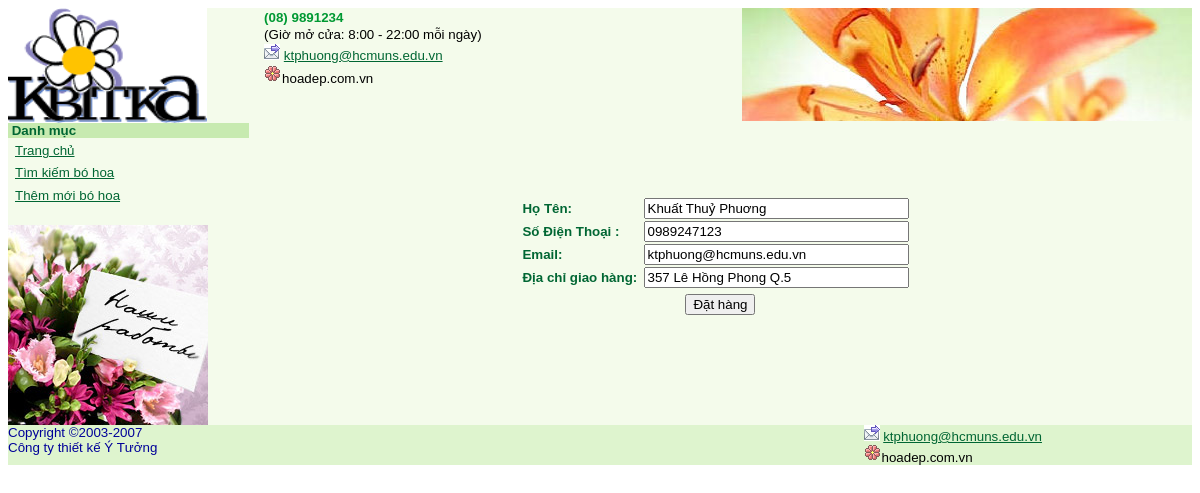
The page /trang_dat_hang.php (signed in) on the database its author committed.
### tables this page shows
CREATE TABLE `khachhang` (
  `Makh` int(11) NOT NULL,
  `TenDN` varchar(10) DEFAULT NULL,
  `MatKhau` varchar(10) DEFAULT NULL,
  `HoTen` varchar(50) DEFAULT NULL,
  `DiaChi` varchar(50) DEFAULT NULL,
  `DienThoai` varchar(20) DEFAULT NULL,
  `Email` varchar(50) DEFAULT NULL
);

### handleData.php (called while the page is built, shortened)
<?php
	function getAccount($username){
		$conn = db_connect();
		$sql = $conn->query("select * from khachhang where TenDN='" .$username. "'");
		return $sql;
	}
?>

### trang_dat_hang.php (the view, shortened to what this page needs)
<?php include_once "handleData.php" ?>
<html xmlns="http://www.w3.org/1999/xhtml">
<head>
</head>
<body>
  <table width="100%" border="0" cellpadding="0" cellspacing="0" bordercolor="#DEF4CE">
    <tr bgcolor="#F4FBEB">
      <td width="21%" valign="top"><img src="hinh_anh/LogotypeKvitka.gif" width="199" height="115" /></td>
      <td width="28%" valign="top"><div align="center">
        <table width="300" border="0" cellpadding="0" cellspacing="2" bgcolor="#F4FBEB">
          <tr>
            <td><span class="style10">(08) 9891234 </span></td>
          </tr>
          <tr>
            <td><span class="style8">(Giờ mở cửa: 8:00 - 22:00 mỗi ngày) </span></td>
          </tr>
          <tr>
            <td><span class="style8"><img src="hinh_anh/IconMail.gif" width="16" height="16" /> <a href="./ktphuong@hcmuns.edu.vn">ktphuong@hcmuns.edu.vn </a></span></td>
          </tr>
          <tr>
            <td><span class="style8"><img src="hinh_anh/online0.gif" width="18" height="18" />hoadep.com.vn</span></td>
          </tr>
        </table>
      </div></td>
      <td colspan="3" valign="top"><div align="right"><img src="hinh_anh/top.jpg" width="450" height="113"></div></td>
    </tr>
    <tr bgcolor="#F4FBEB">
      <td valign="top"><table width="100%" border="0" cellpadding="0" cellspacing="0">
        <tr>
          <td bgcolor="#C7EAB0"><span class="style3">&nbsp;Danh mục
          </span>
          <table width="100%" border="0" bgcolor="#F4FBEB">
            <tr>
              <td>&nbsp;<a href="index.php" class="style8">Trang ch&#7911;</a></td>
            </tr>
            <tr>
              <td>&nbsp;<a href="tim_hoa.php" class="style8">T&igrave;m ki&#7871;m b&oacute; hoa </a></td>
            </tr>
            <tr>
              <td height="21">&nbsp;<a href="them_hoa.php" class="style8">Th&ecirc;m m&#7899;i b&oacute; hoa </a></td>
            </tr>
          </table>      </td>
        </tr>
        <tr>
          <td valign="bottom" bgcolor="#F4FBEB">&nbsp;</td>
        </tr>
      </table>
      <img src="hinh_anh/BannerSideCreative.jpg" width="200" height="200" /></td>
      <td colspan="3" valign="middle" bgcolor="#F4FBEB"><p>&nbsp;</p>
        <?php
        if(isset($_SESSION['username'])) {
          $get_account = getAccount($_SESSION['username']);
           foreach ($get_account as $value) { ?>
            <form name="form1" method="post" action="trang_giao_hang.php">
              <table width="400" border="0" align="center" cellpadding="0">
                <tr>
                  <td><span class="style3">Họ Tên:</span></td>
                  <td><input name="ho_ten" type="text" id="ho_ten" value="<?php echo $value['HoTen']; ?>" size="30"></td>
                </tr>
                 <tr>
                  <td><span class="style3">Số Điện Thoại :</span></td>
                  <td><input name="dien_thoai" type="text" id="dien_thoai" value="<?php echo $value['DienThoai']; ?>" size="30"></td>
                </tr>
                 <tr>
                  <td><span class="style3">Email:</span></td>
                  <td><input name="email" type="text" id="email" value="<?php echo $value['Email']; ?>" size="30"></td>
                </tr>
                <tr>
                  <td><span class="style3">Địa chỉ giao hàng:</span></td>
                  <td><input name="dia_chi" type="text" id="dia_chi" value="<?php echo $value['DiaChi']; ?>" size="30"></td>
                </tr>
                <tr>
                  <td height="30" colspan="2" align="center"><input type="submit" name="dathang" value="Đặt hàng"></td>
                </tr>
              </table>
            </form>
       <?php } }?>
      <p>&nbsp;</p>
      <p align="center" class="style3">&nbsp;</p>
    </td>
  </tr>
  <tr>
    <td valign="top" bgcolor="#DEF4CE"><span class="style2">Copyright &copy;2003-2007 <br />
    Công ty thiết kế Ý Tưởng </span></td>
    <td valign="top" bgcolor="#DEF4CE"><span class="style15"></span></td>
    <td width="27%" valign="top" bgcolor="#DEF4CE"><span class="style15"></span></td>
    <td bgcolor="#DEF4CE"><span class="style8"><img src="hinh_anh/IconMail.gif" width="16" height="16" />
     <a href="./ktphuong@hcmuns.edu.vn">ktphuong@hcmuns.edu.vn</a>
     <br />
     <img src="hinh_anh/online0.gif" width="18" height="18" />hoadep.com.vn</span></td>
   </tr>
 </table>
</body>
</html>

### trang_dat_hang.php (style rules this page uses)
.style3 { color: #006633; font-weight: bold; font-family: Verdana, Arial, Helvetica, sans-serif; font-size: smaller; }
.style8 { font-family: Verdana, Arial, Helvetica, sans-serif; font-size: smaller; }
.style10 { font-family: Verdana, Arial, Helvetica, sans-serif; font-size: smaller; font-weight: bold; color: #009933; }
a:link { color: #006633; }

### rows shown on the page
khachhang: ho_ten "Khuất Thuỷ Phuơng", dien_thoai "0989247123", email "ktphuong@hcmuns.edu.vn", dia_chi "357 Lê Hồng Phong Q.5"
